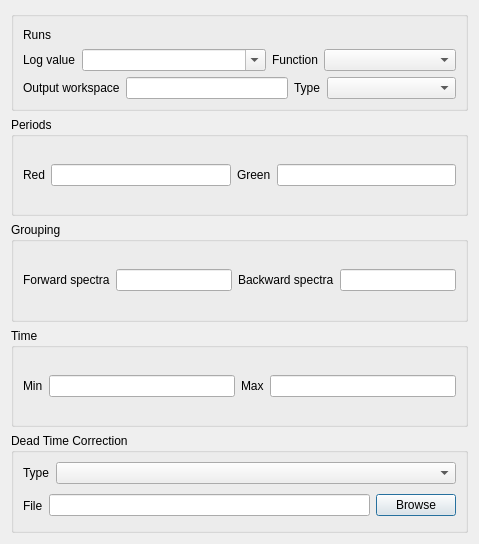
<?xml version="1.0" encoding="UTF-8"?>
<ui version="4.0">
 <class>PlotAsymmetryByLogValueDialog</class>
 <widget class="QDialog" name="PlotAsymmetryByLogValueDialog">
  <property name="geometry">
   <rect>
    <x>0</x>
    <y>0</y>
    <width>479</width>
    <height>544</height>
   </rect>
  </property>
  <property name="windowTitle">
   <string>PlotAsymmetryByLogValue</string>
  </property>
  <layout class="QVBoxLayout" name="verticalLayout">
   <item>
    <widget class="QGroupBox" name="groupBox">
     <property name="title">
      <string/>
     </property>
     <layout class="QVBoxLayout" name="verticalLayout_2">
      <item>
       <layout class="QHBoxLayout" name="runsLayout">
        <item>
         <widget class="QLabel" name="runsLabel">
          <property name="text">
           <string>Runs</string>
          </property>
         </widget>
        </item>
        <item>
         <widget class="MantidQt::API::FileFinderWidget" name="runs" native="true">
          <property name="sizePolicy">
           <sizepolicy hsizetype="Expanding" vsizetype="Preferred">
            <horstretch>0</horstretch>
            <verstretch>0</verstretch>
           </sizepolicy>
          </property>
          <property name="label" stdset="0">
           <string/>
          </property>
          <property name="multipleFiles" stdset="0">
           <bool>true</bool>
          </property>
         </widget>
        </item>
       </layout>
      </item>
      <item>
       <layout class="QHBoxLayout" name="horizontalLayout_4">
        <item>
         <widget class="QLabel" name="label_4">
          <property name="text">
           <string>Log value</string>
          </property>
         </widget>
        </item>
        <item>
         <widget class="QComboBox" name="logBox">
          <property name="sizePolicy">
           <sizepolicy hsizetype="Expanding" vsizetype="Fixed">
            <horstretch>0</horstretch>
            <verstretch>0</verstretch>
           </sizepolicy>
          </property>
          <property name="editable">
           <bool>true</bool>
          </property>
         </widget>
        </item>
        <item>
         <layout class="QHBoxLayout" name="horizontalLayout_41">
          <item>
           <widget class="QLabel" name="label_41">
            <property name="text">
             <string>Function</string>
            </property>
           </widget>
          </item>
          <item>
           <widget class="QComboBox" name="typeBoxLog">
            <property name="sizePolicy">
             <sizepolicy hsizetype="Expanding" vsizetype="Fixed">
              <horstretch>0</horstretch>
              <verstretch>0</verstretch>
             </sizepolicy>
            </property>
           </widget>
          </item>
         </layout>
        </item>
       </layout>
      </item>
      <item>
       <layout class="QHBoxLayout" name="OutputWSLayout">
        <item>
         <widget class="QLabel" name="label_3">
          <property name="text">
           <string>Output workspace</string>
          </property>
         </widget>
        </item>
        <item>
         <widget class="QLineEdit" name="outWSBox"/>
        </item>
        <item>
         <layout class="QHBoxLayout" name="horizontalLayout_5">
          <item>
           <widget class="QLabel" name="label_5">
            <property name="text">
             <string>Type</string>
            </property>
           </widget>
          </item>
          <item>
           <widget class="QComboBox" name="typeBox">
            <property name="sizePolicy">
             <sizepolicy hsizetype="Expanding" vsizetype="Fixed">
              <horstretch>0</horstretch>
              <verstretch>0</verstretch>
             </sizepolicy>
            </property>
           </widget>
          </item>
         </layout>
        </item>
       </layout>
      </item>
     </layout>
    </widget>
   </item>
   <item>
    <widget class="QGroupBox" name="groupBox_2">
     <property name="title">
      <string>Periods</string>
     </property>
     <layout class="QVBoxLayout" name="verticalLayout_3">
      <item>
       <layout class="QHBoxLayout" name="horizontalLayout_6">
        <item>
         <widget class="QLabel" name="label_6">
          <property name="text">
           <string>Red</string>
          </property>
         </widget>
        </item>
        <item>
         <widget class="QLineEdit" name="redBox"/>
        </item>
        <item>
         <widget class="QLabel" name="label_7">
          <property name="text">
           <string>Green</string>
          </property>
         </widget>
        </item>
        <item>
         <widget class="QLineEdit" name="greenBox"/>
        </item>
       </layout>
      </item>
     </layout>
    </widget>
   </item>
   <item>
    <widget class="QGroupBox" name="groupBox_3">
     <property name="title">
      <string>Grouping</string>
     </property>
     <layout class="QVBoxLayout" name="verticalLayout_4">
      <item>
       <layout class="QHBoxLayout" name="horizontalLayout_10">
        <item>
         <widget class="QLabel" name="label_10">
          <property name="text">
           <string>Forward spectra</string>
          </property>
         </widget>
        </item>
        <item>
         <widget class="QLineEdit" name="forwardBox">
          <property name="mouseTracking">
           <bool>false</bool>
          </property>
         </widget>
        </item>
        <item>
         <widget class="QLabel" name="label_11">
          <property name="text">
           <string>Backward spectra</string>
          </property>
         </widget>
        </item>
        <item>
         <widget class="QLineEdit" name="backwardBox"/>
        </item>
       </layout>
      </item>
     </layout>
    </widget>
   </item>
   <item>
    <widget class="QGroupBox" name="groupBox_4">
     <property name="title">
      <string>Time</string>
     </property>
     <layout class="QVBoxLayout" name="verticalLayout_5">
      <item>
       <layout class="QHBoxLayout" name="horizontalLayout_8">
        <item>
         <widget class="QLabel" name="label_8">
          <property name="text">
           <string>Min</string>
          </property>
         </widget>
        </item>
        <item>
         <widget class="QLineEdit" name="timeMinBox"/>
        </item>
        <item>
         <widget class="QLabel" name="label_9">
          <property name="text">
           <string>Max</string>
          </property>
         </widget>
        </item>
        <item>
         <widget class="QLineEdit" name="timeMaxBox"/>
        </item>
       </layout>
      </item>
     </layout>
    </widget>
   </item>
   <item>
    <widget class="QGroupBox" name="dtc">
     <property name="title">
      <string>Dead Time Correction</string>
     </property>
     <layout class="QVBoxLayout" name="verticalLayout_6">
      <item>
       <layout class="QHBoxLayout" name="dtcTypeLayout" stretch="0,0">
        <property name="sizeConstraint">
         <enum>QLayout::SetDefaultConstraint</enum>
        </property>
        <item>
         <widget class="QLabel" name="dtcTypeLabel">
          <property name="text">
           <string>Type</string>
          </property>
         </widget>
        </item>
        <item>
         <widget class="QComboBox" name="dtcType">
          <property name="sizePolicy">
           <sizepolicy hsizetype="Expanding" vsizetype="Fixed">
            <horstretch>0</horstretch>
            <verstretch>0</verstretch>
           </sizepolicy>
          </property>
         </widget>
        </item>
       </layout>
      </item>
      <item>
       <widget class="QWidget" name="dtcFileContainer" native="true">
        <layout class="QHBoxLayout" name="horizontalLayout">
         <property name="leftMargin">
          <number>0</number>
         </property>
         <property name="topMargin">
          <number>0</number>
         </property>
         <property name="rightMargin">
          <number>0</number>
         </property>
         <property name="bottomMargin">
          <number>0</number>
         </property>
         <item>
          <widget class="QLabel" name="dtcFileLabel">
           <property name="text">
            <string>File</string>
           </property>
          </widget>
         </item>
         <item>
          <widget class="QLineEdit" name="dtcFile"/>
         </item>
         <item>
          <widget class="QPushButton" name="dtcFileBrowseButton">
           <property name="text">
            <string>Browse</string>
           </property>
          </widget>
         </item>
        </layout>
       </widget>
      </item>
     </layout>
    </widget>
   </item>
  </layout>
 </widget>
 <customwidgets>
  <customwidget>
   <class>MantidQt::API::FileFinderWidget</class>
   <extends>QWidget</extends>
   <header>MantidQtWidgets/Common/FileFinderWidget.h</header>
  </customwidget>
 </customwidgets>
 <tabstops>
  <tabstop>logBox</tabstop>
  <tabstop>outWSBox</tabstop>
  <tabstop>redBox</tabstop>
  <tabstop>forwardBox</tabstop>
  <tabstop>timeMinBox</tabstop>
 </tabstops>
 <resources/>
 <connections/>
</ui>
